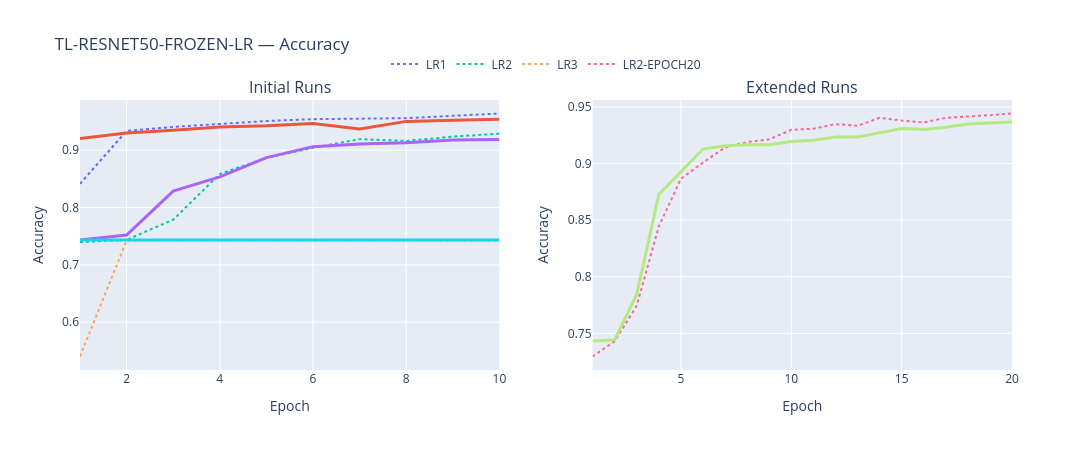

The cell this chart's notebook holds for it:
### Code cell
# ============================================================
# 6-2. Validation Accuracy
# ============================================================

cxp_plot.plot_experiment_history(
    history=experiment_history,
    experiment_name=experiment_name,
    metric="accuracy",
)

### Figure 1 — Plotly figure (JSON) as saved in the notebook; plotly's stock layout.template omitted (floating-point values rounded to 4 significant figures)
{"data": [{"legendgroup": "LR1", "line": {"dash": "dot", "width": 2}, "mode": "lines", "name": "LR1", "type": "scatter", "x": [1, 2, 3, 4, 5, 6, 7, 8, 9, 10], "xaxis": "x", "y": [0.8413, 0.9337, 0.9406, 0.9454, 0.9507, 0.9541, 0.955, 0.9558, 0.9599, 0.9639], "yaxis": "y"}, {"legendgroup": "LR1", "line": {"width": 3}, "mode": "lines", "name": "LR1 Validation", "showlegend": false, "type": "scatter", "x": [1, 2, 3, 4, 5, 6, 7, 8, 9, 10], "xaxis": "x", "y": [0.9205, 0.9301, 0.9349, 0.9406, 0.9425, 0.9464, 0.9368, 0.9502, 0.9521, 0.954], "yaxis": "y"}, {"legendgroup": "LR2", "line": {"dash": "dot", "width": 2}, "mode": "lines", "name": "LR2", "type": "scatter", "x": [1, 2, 3, 4, 5, 6, 7, 8, 9, 10], "xaxis": "x", "y": [0.7397, 0.7435, 0.7788, 0.8584, 0.8868, 0.9041, 0.9192, 0.9161, 0.9236, 0.9288], "yaxis": "y"}, {"legendgroup": "LR2", "line": {"width": 3}, "mode": "lines", "name": "LR2 Validation", "showlegend": false, "type": "scatter", "x": [1, 2, 3, 4, 5, 6, 7, 8, 9, 10], "xaxis": "x", "y": [0.7433, 0.7519, 0.8285, 0.8534, 0.887, 0.9061, 0.9109, 0.9128, 0.9176, 0.9186], "yaxis": "y"}, {"legendgroup": "LR3", "line": {"dash": "dot", "width": 2}, "mode": "lines", "name": "LR3", "type": "scatter", "x": [1, 2, 3, 4, 5, 6, 7, 8, 9, 10], "xaxis": "x", "y": [0.5401, 0.7423, 0.743, 0.7428, 0.743, 0.7435, 0.7425, 0.7425, 0.7425, 0.7425], "yaxis": "y"}, {"legendgroup": "LR3", "line": {"width": 3}, "mode": "lines", "name": "LR3 Validation", "showlegend": false, "type": "scatter", "x": [1, 2, 3, 4, 5, 6, 7, 8, 9, 10], "xaxis": "x", "y": [0.7433, 0.7433, 0.7433, 0.7433, 0.7433, 0.7433, 0.7433, 0.7433, 0.7433, 0.7433], "yaxis": "y"}, {"legendgroup": "LR2-EPOCH20", "line": {"dash": "dot", "width": 2}, "mode": "lines", "name": "LR2-EPOCH20", "type": "scatter", "x": [1, 2, 3, 4, 5, 6, 7, 8, 9, 10, 11, 12, 13, 14, 15, 16, 17, 18, 19, 20], "xaxis": "x2", "y": [0.7296, 0.743, 0.7745, 0.8445, 0.8865, 0.901, 0.9142, 0.919, 0.9214, 0.9298, 0.9308, 0.9349, 0.9334, 0.9404, 0.938, 0.9363, 0.9404, 0.9413, 0.9428, 0.9442], "yaxis": "y2"}, {"legendgroup": "LR2-EPOCH20", "line": {"width": 3}, "mode": "lines", "name": "LR2-EPOCH20 Validation", "showlegend": false, "type": "scatter", "x": [1, 2, 3, 4, 5, 6, 7, 8, 9, 10, 11, 12, 13, 14, 15, 16, 17, 18, 19, 20], "xaxis": "x2", "y": [0.7433, 0.7443, 0.7845, 0.8726, 0.8927, 0.9128, 0.9157, 0.9167, 0.9167, 0.9195, 0.9205, 0.9234, 0.9234, 0.9272, 0.931, 0.9301, 0.932, 0.9349, 0.9358, 0.9368], "yaxis": "y2"}], "layout": {"annotations": [{"font": {"size": 16}, "showarrow": false, "text": "Initial Runs", "x": 0.225, "xanchor": "center", "xref": "paper", "y": 1, "yanchor": "bottom", "yref": "paper"}, {"font": {"size": 16}, "showarrow": false, "text": "Extended Runs", "x": 0.775, "xanchor": "center", "xref": "paper", "y": 1, "yanchor": "bottom", "yref": "paper"}], "height": 450, "hovermode": "x unified", "legend": {"orientation": "h", "x": 0.5, "xanchor": "center", "y": 1.08, "yanchor": "bottom"}, "title": {"text": "TL-RESNET50-FROZEN-LR — Accuracy"}, "width": 1100, "xaxis": {"anchor": "y", "domain": [0, 0.45], "title": {"text": "Epoch"}}, "xaxis2": {"anchor": "y2", "domain": [0.55, 1], "title": {"text": "Epoch"}}, "yaxis": {"anchor": "x", "domain": [0, 1], "title": {"text": "Accuracy"}}, "yaxis2": {"anchor": "x2", "domain": [0, 1], "title": {"text": "Accuracy"}}}}
